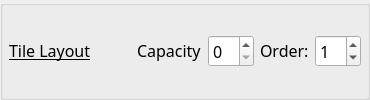
        <widget class="QGroupBox" name="GB_1_TileLayout">
         <property name="sizePolicy">
          <sizepolicy hsizetype="Expanding" vsizetype="Maximum">
           <horstretch>0</horstretch>
           <verstretch>0</verstretch>
          </sizepolicy>
         </property>
         <property name="title">
          <string/>
         </property>
         <property name="alignment">
          <set>Qt::AlignmentFlag::AlignLeading|Qt::AlignmentFlag::AlignLeft|Qt::AlignmentFlag::AlignVCenter</set>
         </property>
         <property name="flat">
          <bool>true</bool>
         </property>
         <property name="checkable">
          <bool>false</bool>
         </property>
         <layout class="QGridLayout" name="gridLayout_14">
          <property name="leftMargin">
           <number>6</number>
          </property>
          <property name="topMargin">
           <number>0</number>
          </property>
          <property name="rightMargin">
           <number>6</number>
          </property>
          <property name="bottomMargin">
           <number>0</number>
          </property>
          <property name="verticalSpacing">
           <number>0</number>
          </property>
          <item row="2" column="4">
           <spacer name="horizontalSpacer_16">
            <property name="orientation">
             <enum>Qt::Orientation::Horizontal</enum>
            </property>
            <property name="sizeHint" stdset="0">
             <size>
              <width>40</width>
              <height>20</height>
             </size>
            </property>
           </spacer>
          </item>
          <item row="2" column="5">
           <widget class="QLabel" name="label_41">
            <property name="sizePolicy">
             <sizepolicy hsizetype="Preferred" vsizetype="Maximum">
              <horstretch>0</horstretch>
              <verstretch>0</verstretch>
             </sizepolicy>
            </property>
            <property name="font">
             <font>
              <family>Noto Sans</family>
              <pointsize>12</pointsize>
              <italic>false</italic>
              <bold>false</bold>
              <underline>false</underline>
             </font>
            </property>
            <property name="text">
             <string>Capacity</string>
            </property>
           </widget>
          </item>
          <item row="2" column="8">
           <widget class="QSpinBox" name="kcfg_tileLayoutOrder">
            <property name="sizePolicy">
             <sizepolicy hsizetype="Minimum" vsizetype="Maximum">
              <horstretch>0</horstretch>
              <verstretch>0</verstretch>
             </sizepolicy>
            </property>
            <property name="font">
             <font>
              <family>Noto Sans</family>
              <pointsize>12</pointsize>
              <italic>false</italic>
              <bold>false</bold>
             </font>
            </property>
            <property name="toolTip">
             <string>&lt;html&gt;&lt;head/&gt;&lt;body&gt;&lt;p&gt;0 - to disable&lt;/p&gt;&lt;/body&gt;&lt;/html&gt;</string>
            </property>
            <property name="maximum">
             <number>12</number>
            </property>
            <property name="value">
             <number>1</number>
            </property>
           </widget>
          </item>
          <item row="2" column="7">
           <widget class="QLabel" name="label_39">
            <property name="sizePolicy">
             <sizepolicy hsizetype="Preferred" vsizetype="Maximum">
              <horstretch>0</horstretch>
              <verstretch>0</verstretch>
             </sizepolicy>
            </property>
            <property name="font">
             <font>
              <family>Noto Sans</family>
              <pointsize>12</pointsize>
              <italic>false</italic>
              <bold>false</bold>
              <underline>false</underline>
             </font>
            </property>
            <property name="text">
             <string>Order:</string>
            </property>
           </widget>
          </item>
          <item row="2" column="6">
           <widget class="QSpinBox" name="kcfg_tileLayoutCapacity">
            <property name="sizePolicy">
             <sizepolicy hsizetype="Minimum" vsizetype="Maximum">
              <horstretch>0</horstretch>
              <verstretch>0</verstretch>
             </sizepolicy>
            </property>
            <property name="font">
             <font>
              <family>Noto Sans</family>
              <pointsize>12</pointsize>
              <italic>false</italic>
              <bold>false</bold>
             </font>
            </property>
            <property name="toolTip">
             <string>&lt;html&gt;&lt;head/&gt;&lt;body&gt;&lt;p&gt;0 - to disable&lt;/p&gt;&lt;/body&gt;&lt;/html&gt;</string>
            </property>
            <property name="minimum">
             <number>0</number>
            </property>
            <property name="maximum">
             <number>99</number>
            </property>
            <property name="stepType">
             <enum>QAbstractSpinBox::StepType::DefaultStepType</enum>
            </property>
            <property name="value">
             <number>0</number>
            </property>
           </widget>
          </item>
          <item row="2" column="0">
           <widget class="QLabel" name="label_35">
            <property name="sizePolicy">
             <sizepolicy hsizetype="Minimum" vsizetype="Maximum">
              <horstretch>0</horstretch>
              <verstretch>0</verstretch>
             </sizepolicy>
            </property>
            <property name="font">
             <font>
              <family>Noto Sans</family>
              <pointsize>12</pointsize>
              <italic>false</italic>
              <bold>false</bold>
              <underline>true</underline>
             </font>
            </property>
            <property name="toolTipDuration">
             <number>-1</number>
            </property>
            <property name="text">
             <string>Tile Layout</string>
            </property>
            <property name="margin">
             <number>0</number>
            </property>
           </widget>
          </item>
         </layout>
        </widget>
